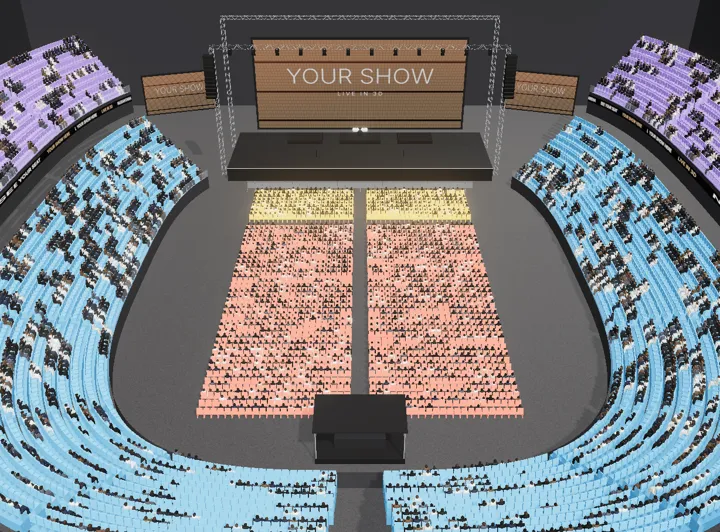
#> input picture assets/about/category-720.webp, 720 x 532 px
$ python -i event-art.py   (imports and definitions only)
#> lines starting #> are read from the running program, lines starting #| are printed output that depends on the picture
#> further down, picture is the input picture: PIL image 720x532 RGB; mean R, G, B 119.9, 122.3, 126
"""Draws a concert's artwork for the site from its poster (needs Pillow).

  python3 scripts/event-art.py <poster file> <key> [--card cover|band|top] [--at 0.33]
                               [--to 1] [--crop x0,y0,x1,y1] [--wide <name>]

Writes assets/events/card/<key>.webp (800 x 1120, 5:7, the ticket card) and a 480 px copy.
With --wide, also assets/events/<name>.webp (1200 x 800, 3:2, the concert page and the stage
screens) and a 640 px copy; give a file that replaces another a new name, so browsers that
cached the old one fetch it.

How the poster goes on the card:
  cover  cropped to fill it: for a poster that is about 5:7 already.
  band   whole, full width, over a blurred copy of itself; --at is where its middle sits, as
         a share of the card's height (the card's date and logo take the top sixth, its
         name the part below the middle). --crop trims the poster first (shares of its size);
         the blurred copy behind it stays whole.
  top    full width from --at down to --to, fading out there: a tall poster whose title is
         at its top, its small print kept from under the card's name.
The card file also carries the card's soft zones, so the page draws no blur of its own: soft
under the logo and date (to 14% of the height, gone by 32%), sharp in the middle, and a lighter
softness from 50% down (55% strength by 80%), under the name.
The 3:2 file shows the poster whole, over a blurred copy of itself if it has another shape.

The cards as drawn (poster files from the promoters' listings on indonesia.travel):
  gnr.jpeg        gnr-jakarta        --at 0.43 --wide gnr-jakarta-official
  5sos.webp       5sos-jakarta       --at 0.40 --wide 5sos-jakarta-official
  bigbang.jpg     bigbang-cosmos     --card top --at 0.19 --to 0.56 --wide bigbang-cosmos-official
  enhypen.jpg     enhypen-bloodsaga  --at 0.40 --wide enhypen-bloodsaga-official
  westlife.jpeg   westlife-25        --at 0.44 --crop 0,0.18,1,0.88 --wide westlife-25-official
  nancy-ajram.jpeg nancy-ajram       --at 0.40 --wide nancy-ajram-official
  the-script.jpeg thescript-arena    --at 0.40 --wide thescript-arena-official
  bts-arirang.webp bts-arirang       --at 0.33 --crop 0,0,1,0.88 --wide bts-arirang-official
  mcr.jpg         mcr-jakarta        --card top --at 0.20 --to 0.56
  andrea-bocelli-v2.webp bocelli-romanza --card top --at 0.16 --to 0.62
  the Atvents stand-ins (boyz2men-dewa19, nflying-jakarta, maroon5-asia, m2m-two), drawn at
  800 x 1120: --card cover
"""
import argparse, os
from PIL import Image, ImageDraw, ImageEnhance, ImageFilter

OUT = os.path.join(os.path.dirname(__file__), '..', 'assets', 'events')


# [44 lines left out: functions cover, backdrop, soft, draw, not called in this run]


def veil(im):
    """The card's soft zones, blurred into the picture (see above)."""
    h = im.height
#> h = 532
    def a(y):
#> called with y = 0
        t = y / h
#> t = 0
        top = 1 if t <= 0.14 else max(0.0, (0.32 - t) / 0.18)
#> top = 1
        low = 0 if t <= 0.5 else 0.55 * min(1.0, (t - 0.5) / 0.3)
#> low = 0
        return round(255 * max(top, low))
    mask = Image.new('L', (1, h)); mask.putdata([a(y) for y in range(h)])
    return Image.composite(im.filter(ImageFilter.GaussianBlur(im.width / 36)), im, mask.resize(im.size))
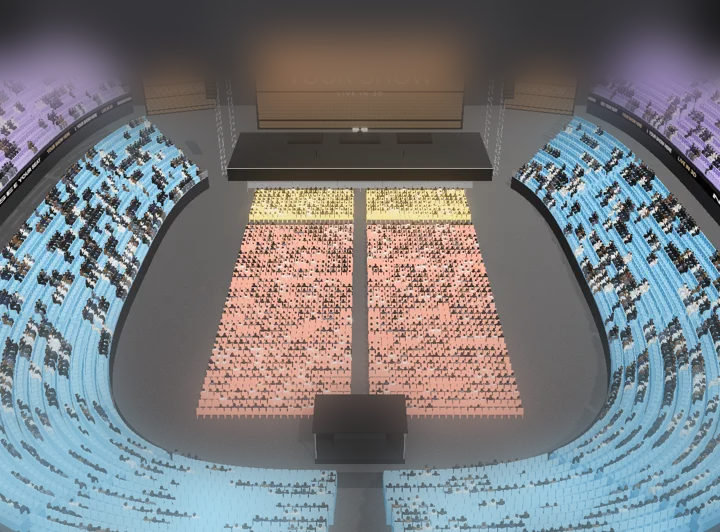
#> returned value: PIL image 720x532 RGB; mean R, G, B 119.9, 122.3, 126


def save(im, path, small, quality=82):
    im.save(f'{path}.webp', quality=quality, method=6)
    im.resize((small, round(small * im.height / im.width)), Image.LANCZOS).save(f'{path}-{small}.webp', quality=quality, method=6)


# [17 lines not run here, left out]

>>> from PIL import Image
>>> picture = Image.open('../assets/about/category-720.webp')
>>> result = veil(picture)

$ run again, on assets/about/seat-720.webp
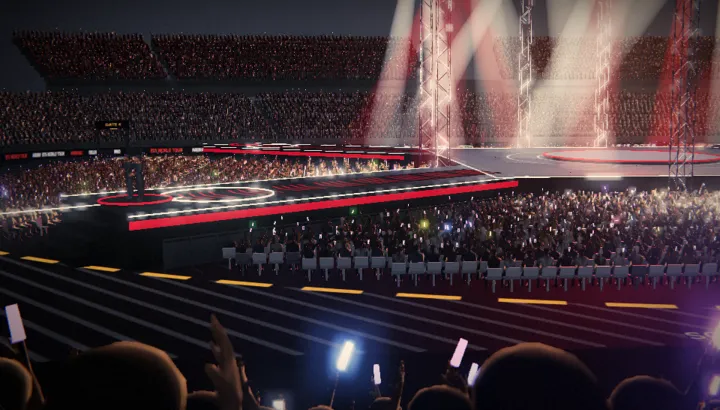
#> input picture assets/about/seat-720.webp, 720 x 410 px
#> picture is the input picture: PIL image 720x410 RGB; mean R, G, B 66.1, 50.1, 55.4
#> in veil, `return Image.composite(im.filter(ImageFilter.GaussianBlur(im.width / 3..`:
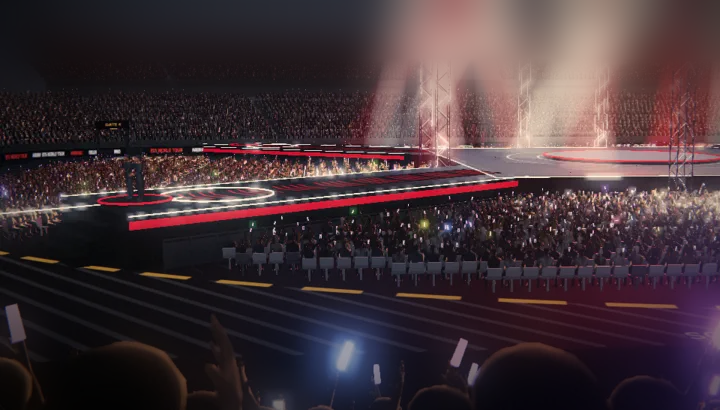
#> returned value: PIL image 720x410 RGB; mean R, G, B 66.2, 50.2, 55.4
